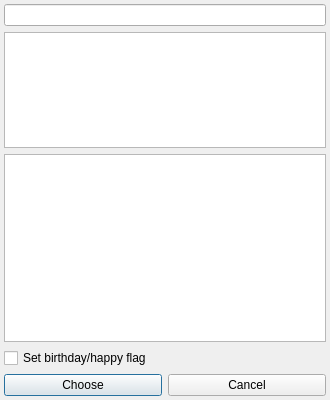
<?xml version="1.0" encoding="UTF-8"?>
<ui version="4.0">
 <class>statusDialogClass</class>
 <widget class="QDialog" name="statusDialogClass">
  <property name="geometry">
   <rect>
    <x>0</x>
    <y>0</y>
    <width>330</width>
    <height>400</height>
   </rect>
  </property>
  <property name="windowTitle">
   <string>Custom status</string>
  </property>
  <property name="windowIcon">
   <iconset>
    <normaloff>:/icons/crystal_project/statuses.png</normaloff>:/icons/crystal_project/statuses.png</iconset>
  </property>
  <layout class="QGridLayout">
   <property name="margin">
    <number>4</number>
   </property>
   <item row="0" column="0" colspan="2">
    <widget class="QLineEdit" name="captionEdit">
     <property name="maxLength">
      <number>30</number>
     </property>
    </widget>
   </item>
   <item row="1" column="0" colspan="2">
    <widget class="QTextEdit" name="awayEdit">
     <property name="sizePolicy">
      <sizepolicy hsizetype="Expanding" vsizetype="Expanding">
       <horstretch>0</horstretch>
       <verstretch>0</verstretch>
      </sizepolicy>
     </property>
     <property name="minimumSize">
      <size>
       <width>0</width>
       <height>60</height>
      </size>
     </property>
     <property name="maximumSize">
      <size>
       <width>16777215</width>
       <height>120</height>
      </size>
     </property>
     <property name="verticalScrollBarPolicy">
      <enum>Qt::ScrollBarAsNeeded</enum>
     </property>
     <property name="horizontalScrollBarPolicy">
      <enum>Qt::ScrollBarAlwaysOff</enum>
     </property>
     <property name="tabChangesFocus">
      <bool>true</bool>
     </property>
    </widget>
   </item>
   <item row="2" column="0" colspan="2">
    <widget class="QListWidget" name="iconList">
     <property name="sizePolicy">
      <sizepolicy hsizetype="Expanding" vsizetype="Expanding">
       <horstretch>0</horstretch>
       <verstretch>0</verstretch>
      </sizepolicy>
     </property>
     <property name="showDropIndicator" stdset="0">
      <bool>false</bool>
     </property>
     <property name="dragDropMode">
      <enum>QAbstractItemView::NoDragDrop</enum>
     </property>
     <property name="movement">
      <enum>QListView::Static</enum>
     </property>
     <property name="resizeMode">
      <enum>QListView::Adjust</enum>
     </property>
     <property name="spacing">
      <number>5</number>
     </property>
     <property name="viewMode">
      <enum>QListView::IconMode</enum>
     </property>
    </widget>
   </item>
   <item row="4" column="0">
    <widget class="QPushButton" name="chooseButton">
     <property name="text">
      <string>Choose</string>
     </property>
     <property name="icon">
      <iconset>
       <normaloff>:/icons/crystal_project/apply.png</normaloff>:/icons/crystal_project/apply.png</iconset>
     </property>
    </widget>
   </item>
   <item row="4" column="1">
    <widget class="QPushButton" name="cancelButton">
     <property name="text">
      <string>Cancel</string>
     </property>
     <property name="icon">
      <iconset>
       <normaloff>:/icons/crystal_project/cancel.png</normaloff>:/icons/crystal_project/cancel.png</iconset>
     </property>
    </widget>
   </item>
   <item row="3" column="0" colspan="2">
    <widget class="QCheckBox" name="birthBox">
     <property name="sizePolicy">
      <sizepolicy hsizetype="MinimumExpanding" vsizetype="Fixed">
       <horstretch>0</horstretch>
       <verstretch>0</verstretch>
      </sizepolicy>
     </property>
     <property name="text">
      <string>Set birthday/happy flag</string>
     </property>
    </widget>
   </item>
  </layout>
 </widget>
 <layoutdefault spacing="6" margin="11"/>
 <resources/>
 <connections>
  <connection>
   <sender>cancelButton</sender>
   <signal>clicked()</signal>
   <receiver>statusDialogClass</receiver>
   <slot>reject()</slot>
   <hints>
    <hint type="sourcelabel">
     <x>170</x>
     <y>260</y>
    </hint>
    <hint type="destinationlabel">
     <x>194</x>
     <y>260</y>
    </hint>
   </hints>
  </connection>
 </connections>
</ui>
